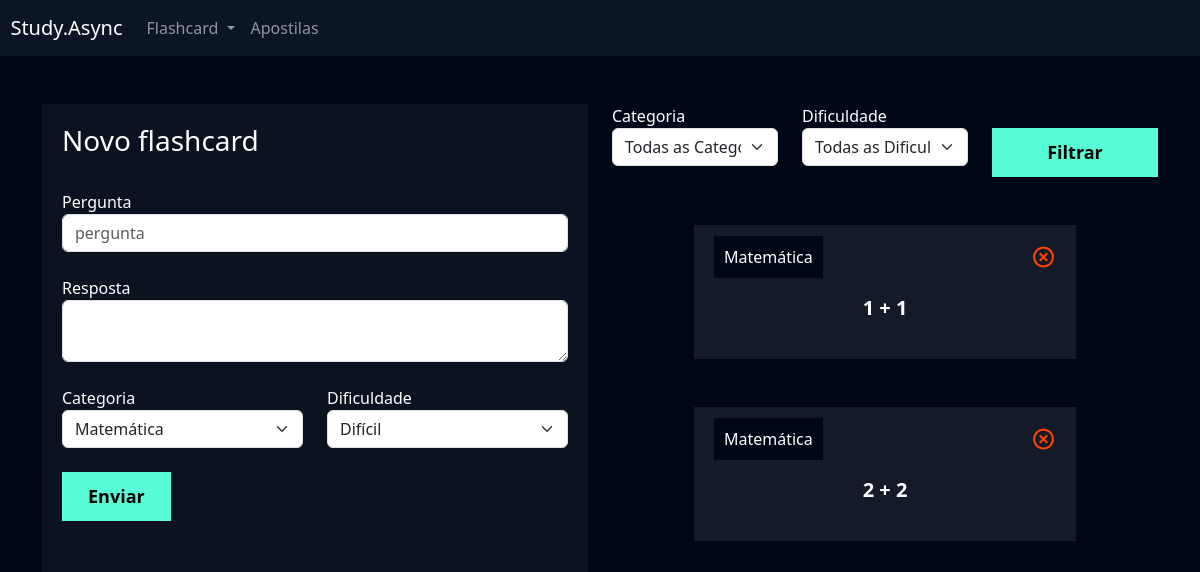
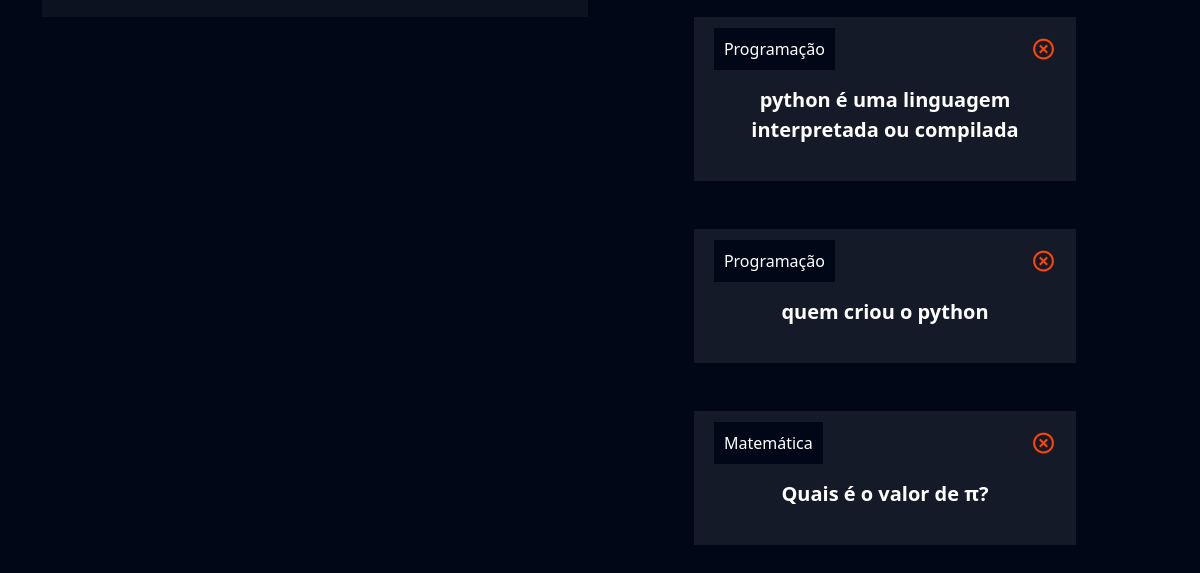
Before: /flashcard/novo_flashcard/ (signed in) with the older database file (2 pictures, top to bottom).
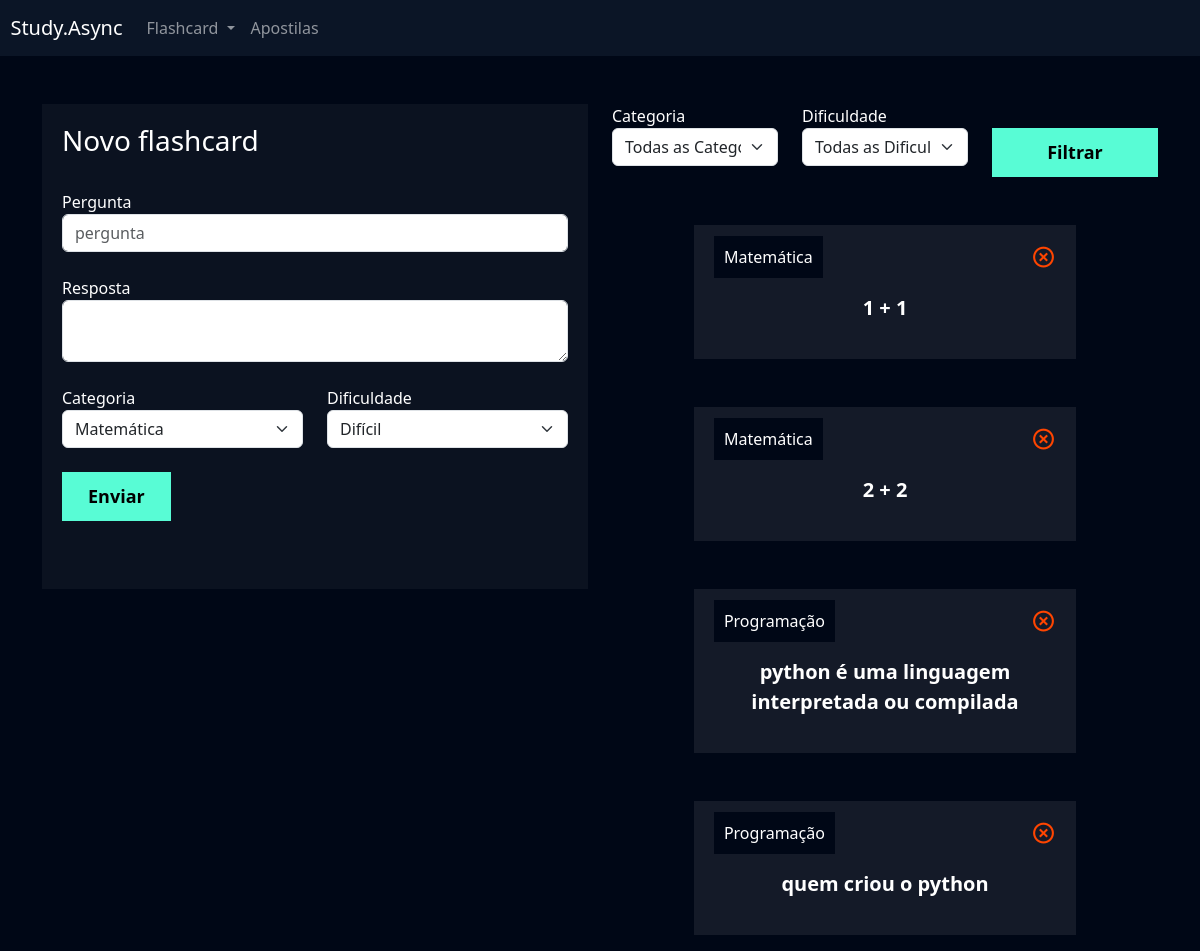
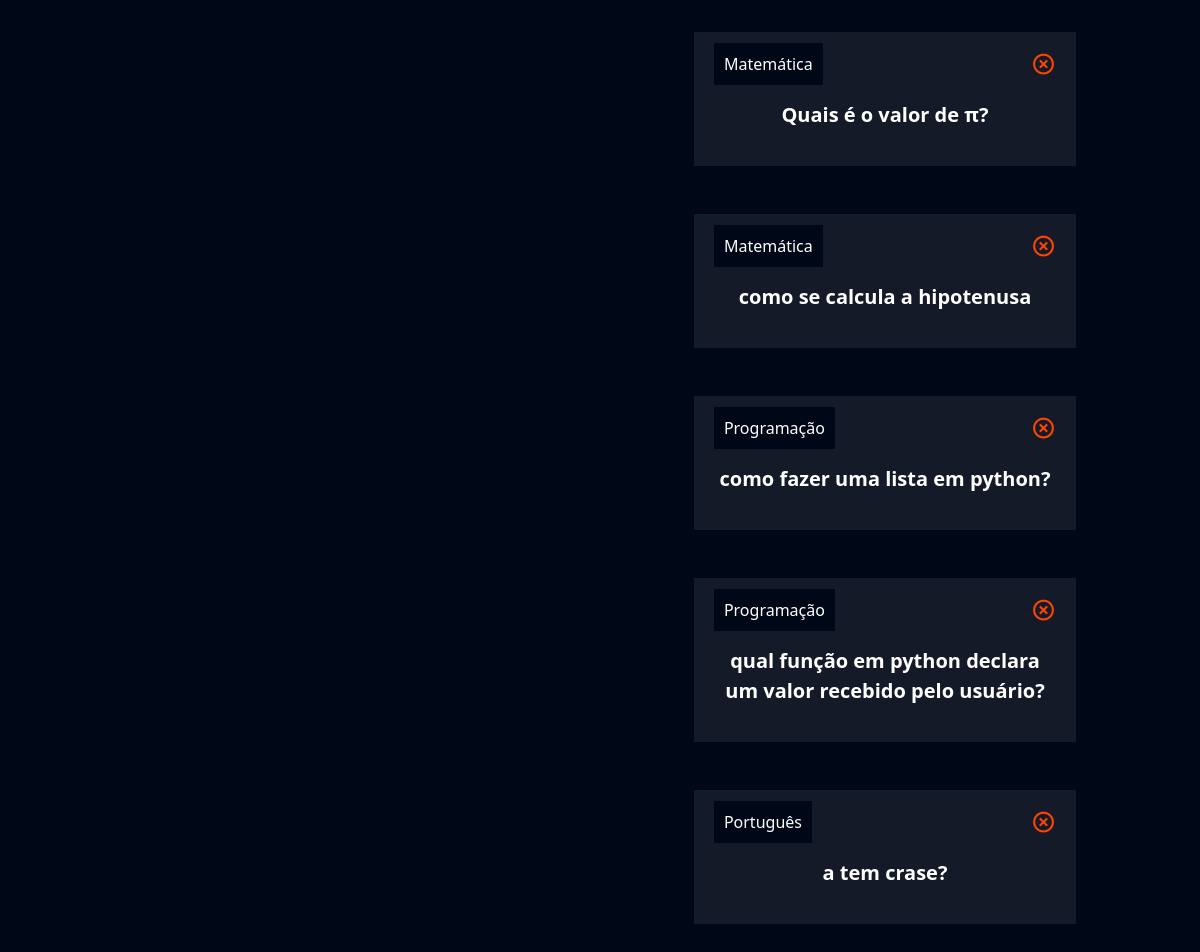
After: the same page with the newer database file (2 pictures, top to bottom).
### flashcard/models.py (models this page shows, shortened)
class Flashcard(models.Model):
    DIFICULDADE_CHOICES = (('D', 'Difícil'), ('M', 'Médio'), ('F', 'Fácil'))
    user = models.ForeignKey(User, on_delete=models.DO_NOTHING)
    pergunta = models.CharField(max_length=100)
    resposta = models.TextField()
    categoria = models.ForeignKey(Categoria, on_delete=models.DO_NOTHING)
    dificuldade = models.CharField(max_length=1, choices=DIFICULDADE_CHOICES)

class Categoria(models.Model):
    nome = models.CharField(max_length=20)
    def __str__(self):
        return self.nome

### flashcard/views.py (the view, shortened to what this page needs)
# urls.py: path('novo_flashcard/', views.novo_flashcard, name="novo_flashcard"),
def novo_flashcard(request):
    if not request.user.is_authenticated:
        return redirect('/usuarios/logar')
    if request.method == "GET":
        categorias = Categoria.objects.all()
        dificuldades = Flashcard.DIFICULDADE_CHOICES
        flashcards = Flashcard.objects.filter(user=request.user)
        categoria_filtrar = request.GET.get('categoria')
        dificuldade_filtrar = request.GET.get('dificuldade')
        if categoria_filtrar:
            flashcards = flashcards.filter(categoria__id = categoria_filtrar)
        if dificuldade_filtrar:
            flashcards = flashcards.filter(dificuldade = dificuldade_filtrar)
        return render(request, 'novo_flashcard.html', {'categorias': categorias,'dificuldades': dificuldades, 'flashcards': flashcards})

### flashcard/templates/novo_flashcard.html (shortened to what the changed rows need)
{% extends "base.html" %}
{% load static %}
{% block 'cabecalho' %}
    <link href="{% static 'usuarios/css/cadastro.css' %}" rel="stylesheet">
    <link href='https://unpkg.com/boxicons@2.1.4/css/boxicons.min.css' rel='stylesheet'>
    <link href="{% static 'flashcard/css/novo_flashcard.css' %}" rel="stylesheet">
{% endblock 'cabecalho' %}
{% block 'conteudo' %}
    <div class="container">
        <br>
        <br>
        <div class="row">
            <div class="col-md">
                <br>
                <br>
                {% for flash in flashcards %}
                    <div class="box-new-flashcard" onclick="flip_card({{flash.id}})">
                        <div class="flashcard ">
                            <div class="flashcard-categoria">
                                {{flash.categoria}}
                            </div>
                            <a href="{% url 'deletar_flashcard' flash.id %}"><i class='icone-exit bx bx-x-circle'></i></a>
                            <br>
                            <br>
                            <div class="flashcard-box-item">
                                <p class="flashcard-item">{{flash.pergunta}}</p>
                            </div>
                        </div>
                    </div>
                    <br>
                    <br>
                {% endfor %}
            </div>
        </div>
    </div>
{% endblock 'conteudo' %}

Changed rows visible on the page:
added Flashcard: categoria "Matemática", pergunta "como se calcula a hipotenusa"
added Flashcard: categoria "Programação", pergunta "como fazer uma lista em python?"
added Flashcard: categoria "Programação", pergunta "qual função em python declara um valor recebido pelo usuário?"
added Flashcard: categoria "Português", pergunta "a tem crase?"
